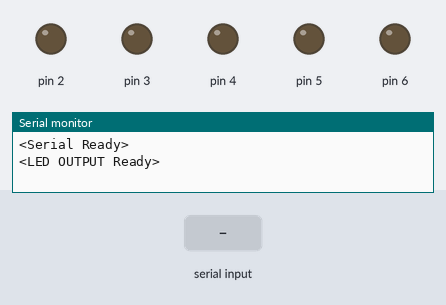
A sketch run on a simulated Arduino Uno, built with avr-gcc and run on an emulated ATmega328P. On the bench: output pins drawn as LEDs (lit = HIGH), the last lines printed to the serial monitor. The inputs (shaded band) are chosen by the test bench.

Above: at 1.2 s.
1.3 s: "a" received over Serial
At 2.3 s:
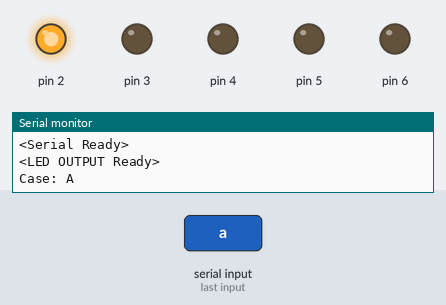
2.8 s: "b" received over Serial
At 3.5 s:
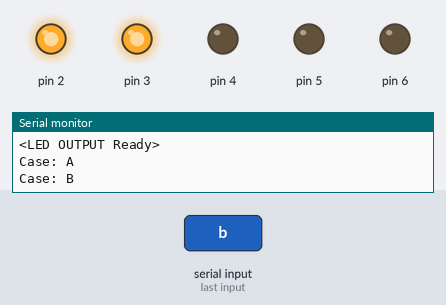
4.3 s: "c" received over Serial
At 4.6 s:
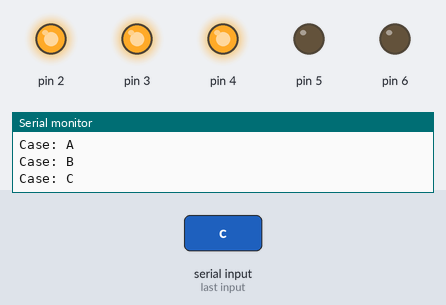
5.8 s: "d" received over Serial
At 7.0 s:
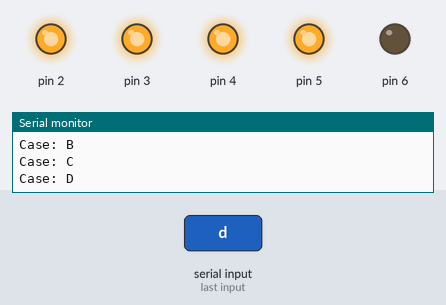
7.3 s: "e" received over Serial
At 8.1 s:
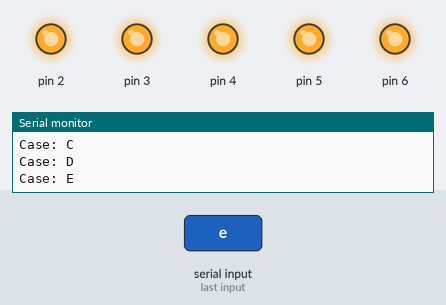
Timing chart, 0 to 9.8 s (numbered marks = the images above; inputs shaded):
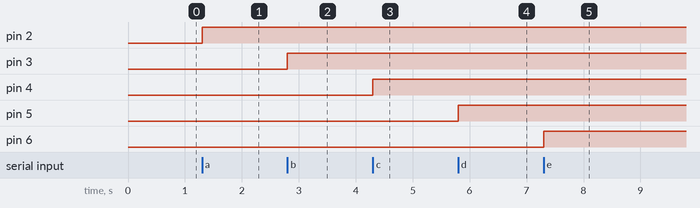

Measured:
- after the input at 1.3 s, pin 2: LOW → HIGH at once
- after the input at 2.8 s, pin 3: LOW → HIGH at once
- after the input at 4.3 s, pin 4: LOW → HIGH at once
- after the input at 5.8 s, pin 5: LOW → HIGH at once
- after the input at 7.3 s, pin 6: LOW → HIGH at once

The sketch:

Serial_switch_LEDs.ino
```cpp
/*
  Switch statement with serial input
*/

void setup() {
  // initialize serial communication:
  Serial.begin(115200);
  while (!Serial) {
    ; // wait for serial port to connect. Needed for Native USB only
  }

  Serial.println("<Serial Ready>"); //Debug use only

  // initialize the LED pins:
  for (int thisPin = 2; thisPin < 7; thisPin++) {
    pinMode(thisPin, OUTPUT);
  }
  Serial.println("<LED OUTPUT Ready>"); //Debug use only
}

void loop() {
  // read the sensor:
  if (Serial.available() > 0) {
    int inByte = Serial.read();
    // do something different depending on the character received.
    // The switch statement expects single number values for each case; in this
    // example, though, you're using single quotes to tell the controller to get
    // the ASCII value for the character. For example 'a' = 97, 'b' = 98,
    // and so forth:

    switch (inByte) {
      case 'a':
        digitalWrite(2, HIGH);
        Serial.println("Case: A"); //Debug use only
        break;
      case 'b':
        digitalWrite(3, HIGH);
        Serial.println("Case: B"); //Debug use only
        break;
      case 'c':
        digitalWrite(4, HIGH);
        Serial.println("Case: C"); //Debug use only
        break;
      case 'd':
        digitalWrite(5, HIGH);
        Serial.println("Case: D"); //Debug use only
        break;
      case 'e':
        digitalWrite(6, HIGH);
        Serial.println("Case: E"); //Debug use only
        break;
      default:
        // turn all the LEDs off:
        for (int thisPin = 2; thisPin < 7; thisPin++) {
          digitalWrite(thisPin, LOW);
        }
    }
  }
}
```
